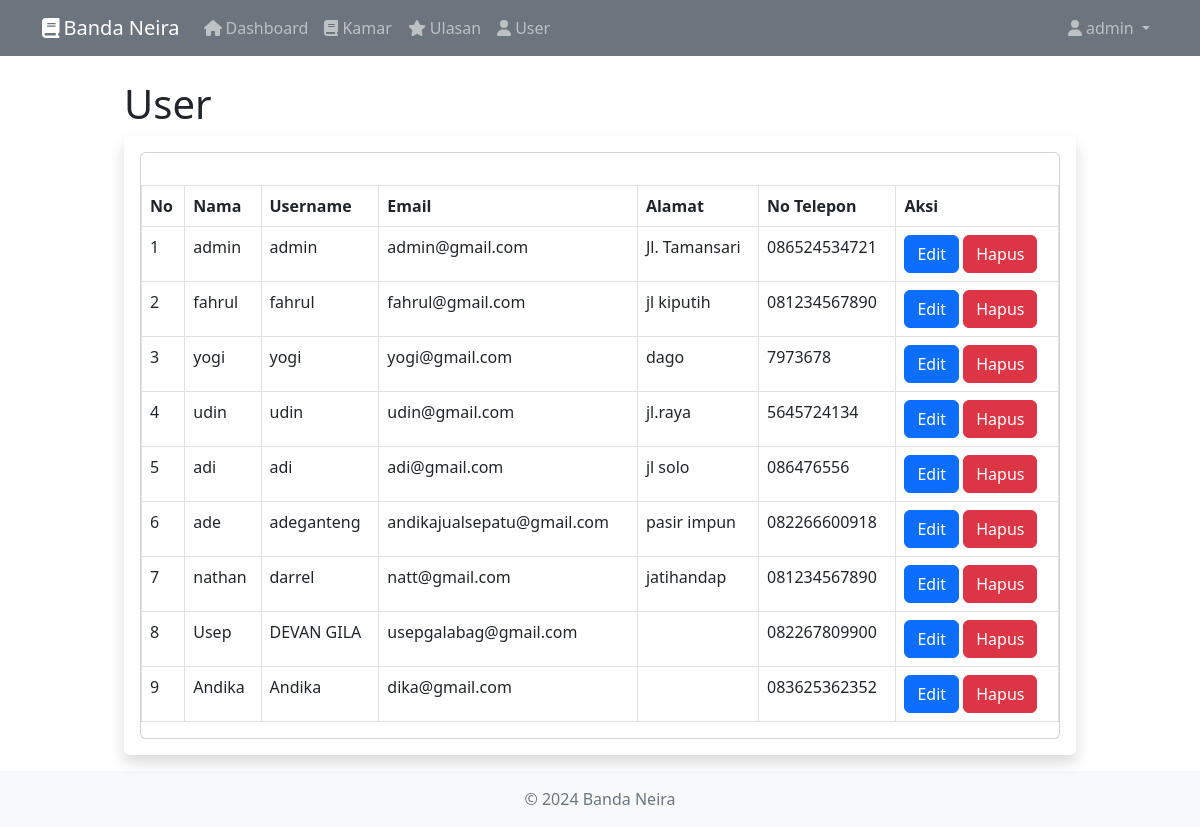
The app's page /index.php?page=users (signed in) with its own data.
### tables this page shows
CREATE TABLE `user` (
  `id_user` int(11) NOT NULL,
  `nama` varchar(255) DEFAULT NULL,
  `username` varchar(255) DEFAULT NULL,
  `password` varchar(255) DEFAULT NULL,
  `email` varchar(255) DEFAULT NULL,
  `alamat` text DEFAULT NULL,
  `no_telepon` varchar(255) DEFAULT NULL
);

### users.php (the view, shortened to what this page needs)
<div class="container">
    <h1 class="mt-4">User</h1>
    <div class="card mb-3 mt-2 border-0 shadow">
        <div class="card-body">
            <div class="card">
                <div class="card-body">
                </div>
                <div class="table-responsive">
                    <table class="table table-bordered" id="dataTable" width="100%" cellspacing="0">
                        <thead>
                            <tr>
                                <th>No</th>
                                <th>Nama</th>
                                <th>Username</th>
                                <th>Email</th>
                                <th>Alamat</th>
                                <th>No Telepon</th>
                                <th>Aksi</th>
                            </tr>
                        </thead>
                        <tbody>
                        <?php
                        $i = 1;
                        $query = mysqli_query($koneksi, "SELECT * FROM user");
                        while ($data = mysqli_fetch_array($query)) {
                        ?>
                            <tr>
                                <td><?php echo $i++; ?></td>
                                <td><?php echo $data['nama']; ?></td>
                                <td><?php echo $data['username']; ?></td>
                                <td><?php echo $data['email']; ?></td>
                                <td><?php echo $data['alamat']; ?></td>
                                <td><?php echo $data['no_telepon']; ?></td>
                                <td>
                                    <a href="?page=user_edit&id=<?php echo $data['id_user']; ?>" class="btn btn-primary">Edit</a>
                                    <button onclick="deleteUser(<?php echo $data['id_user']; ?>)" class="btn btn-danger">Hapus</button>
                                </td>
                            </tr>
                        <?php
                        }
                        ?>
                    </tbody>
                    </table>
                </div>
            </div>
        </div>
    </div>
</div>

### index.php (shortened to what this page needs)
<!DOCTYPE html>
<html lang="en">
<head>
    <link href="https://cdn.jsdelivr.net/npm/simple-datatables@7.1.2/dist/style.min.css" rel="stylesheet" />
    <link href="css/styles.css" rel="stylesheet" />
</head>
<body class="">
<nav class="navbar navbar-expand-lg navbar-dark bg-secondary">
    <div class="container">
        <a class="navbar-brand" href="index.html"><i class="fas fa-book me-1"></i>Banda Neira</a>
        <div class="collapse navbar-collapse" id="navbarNav">
            <ul class="navbar-nav me-auto text-center">
                <li class="nav-item <?php echo isset($_GET['page']) && $_GET['page'] == 'home' ? 'active' : ''; ?>">
                    <a class="nav-link" href="?page=home"><i class="fas fa-home me-1"></i>Dashboard</a>
                </li>
                <li class="nav-item <?php echo isset($_GET['page']) && $_GET['page'] == 'kamar' ? 'active' : ''; ?>">
                    <a class="nav-link" href="?page=kamar"><i class="fas fa-book me-1"></i>Kamar</a>
                </li>
                <li class="nav-item <?php echo isset($_GET['page']) && $_GET['page'] == 'ulasan' ? 'active' : ''; ?>">
                    <a class="nav-link" href="?page=ulasan"><i class="fas fa-star me-1"></i>Ulasan</a>
                </li>
                <li class="nav-item <?php echo isset($_GET['page']) && $_GET['page'] == 'users' ? 'active' : ''; ?>">
                    <a class="nav-link" href="?page=users"><i class="fas fa-user me-1"></i>User</a>
                </li>
            </ul>
            <ul class="navbar-nav">
                <li class="nav-item dropdown">
                    <a class="nav-link dropdown-toggle" href="#" id="navbarDropdownMenuLink" role="button" data-bs-toggle="dropdown" aria-expanded="false">
                        <i class="fa fa-user me-1"></i><?php echo $_SESSION['user']['nama']; ?>
                    </a>
                </li>
            </ul>
        </div>
    </div>
</nav>
<div class="container-fluid">
    <div class="main-content row align-items-center">
        <main class="col-lg-10">
            <?php
            $page = isset($_GET['page']) ? $_GET['page'] : 'home';
            if(file_exists($page . '.php')){
                include $page . '.php';
            }else{
                include '404.php';
            }
            ?>
        </main>
    </div>
</div>
<footer class="footer mt-auto py-3 bg-light">
    <div class="container text-center">
        <span class="text-muted">© <?php echo date("Y"); ?> Banda Neira</span>
    </div>
</footer>
</body>
</html>

### index.php (style rules this page uses)
body { display: flex; min-height: 100vh; flex-direction: column; }
main { flex: 1; }
@media (min-width: 992px) { .main-content { display: flex; justify-content: center; align-items: center; } }

### records on screen
user: nama "admin", username "admin", email "admin@gmail.com", alamat "Jl. Tamansari", no_telepon "086524534721"
user: nama "fahrul", username "fahrul", email "fahrul@gmail.com", alamat "jl kiputih", no_telepon "081234567890"
user: nama "yogi", username "yogi", email "yogi@gmail.com", alamat "dago", no_telepon "7973678"
user: nama "udin", username "udin", email "udin@gmail.com", alamat "jl.raya", no_telepon "5645724134"
user: nama "adi", username "adi", email "adi@gmail.com", alamat "jl solo", no_telepon "086476556"
user: nama "ade", username "adeganteng", email "andikajualsepatu@gmail.com", alamat "pasir impun", no_telepon "082266600918"
user: nama "nathan", username "darrel", email "natt@gmail.com", alamat "jatihandap", no_telepon "081234567890"
user: nama "Usep", username "DEVAN GILA", email "usepgalabag@gmail.com", no_telepon "082267809900"
user: nama "Andika", username "Andika", email "dika@gmail.com", no_telepon "083625362352"

### other values on screen
$_SESSION['user']['nama'] "admin"
